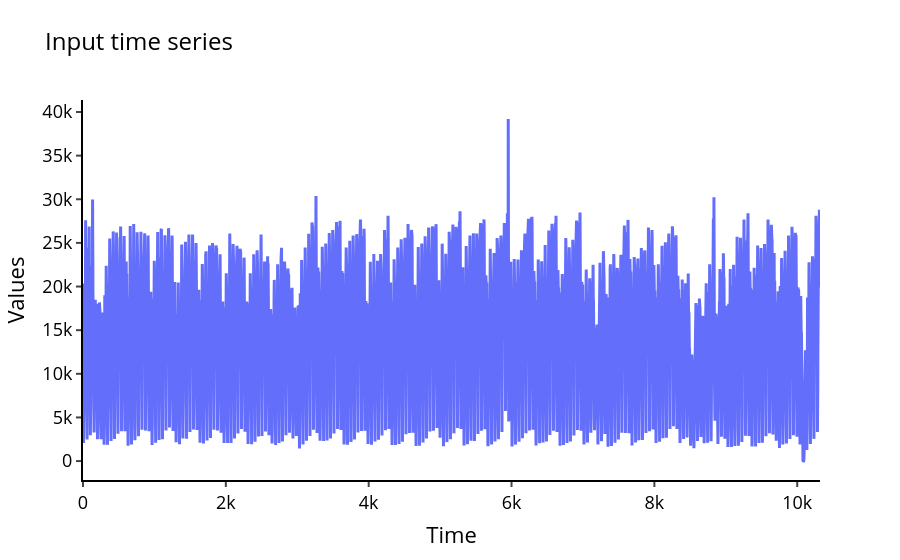

The notebook cell this image was saved under:
### Markdown cell above
### **Задача 3.**
Реализуйте самостоятельно функцию `top_k_discords()` в модуле *discords.py*, предназначенную для поиска top-$k$ диссонансов во временном ряде на основе матричного профиля. Чтобы исключить попадание тривиальных совпадений в результирующее множество диссонансов воспользуйтесь функцией `apply_exclusion_zone()` из модуля *utils.py*.

Загрузите временной ряд *nyc_taxi.csv* из директории *./datasets/part1/*, содежащий данные о среднем числе пассажиров NY такси за осень 2014 года.

### Code cell
ts_url = './datasets/part1/nyc_taxi.csv'

ts = pd.read_csv(ts_url, index_col=0, header=0).squeeze().to_numpy()
plot_ts(ts, "Input time series")

### Figure 1 — Plotly figure (JSON) as saved in the notebook; plotly's stock layout.template omitted (floating-point values rounded to 4 significant figures; data arrays with more than 128 entries replaced by an {"elided": "..."} marker saying what was removed)
{"data": [{"line": {"width": 3}, "type": "scatter", "x": {"elided": "10320 int values"}, "y": {"elided": "10320 int values"}}], "layout": {"autosize": true, "legend": {"font": {"color": "black", "size": 20}}, "paper_bgcolor": "rgba(0, 0, 0, 0)", "plot_bgcolor": "rgba(0, 0, 0, 0)", "title": {"font": {"color": "black", "size": 24}, "text": "Input time series"}, "xaxis": {"autorange": true, "linecolor": "#000", "linewidth": 2, "range": [0, 10319], "showgrid": false, "tickfont": {"color": "black", "size": 18}, "ticks": "outside", "tickwidth": 2, "title": {"font": {"color": "black", "size": 22}, "text": "Time"}, "type": "linear"}, "yaxis": {"autorange": true, "linecolor": "#000", "linewidth": 2, "range": [-2169.0, 41370.0], "showgrid": false, "tickfont": {"color": "black", "size": 18}, "ticks": "outside", "tickwidth": 2, "title": {"font": {"color": "black", "size": 22}, "text": "Values"}, "type": "linear", "zeroline": false}}}
